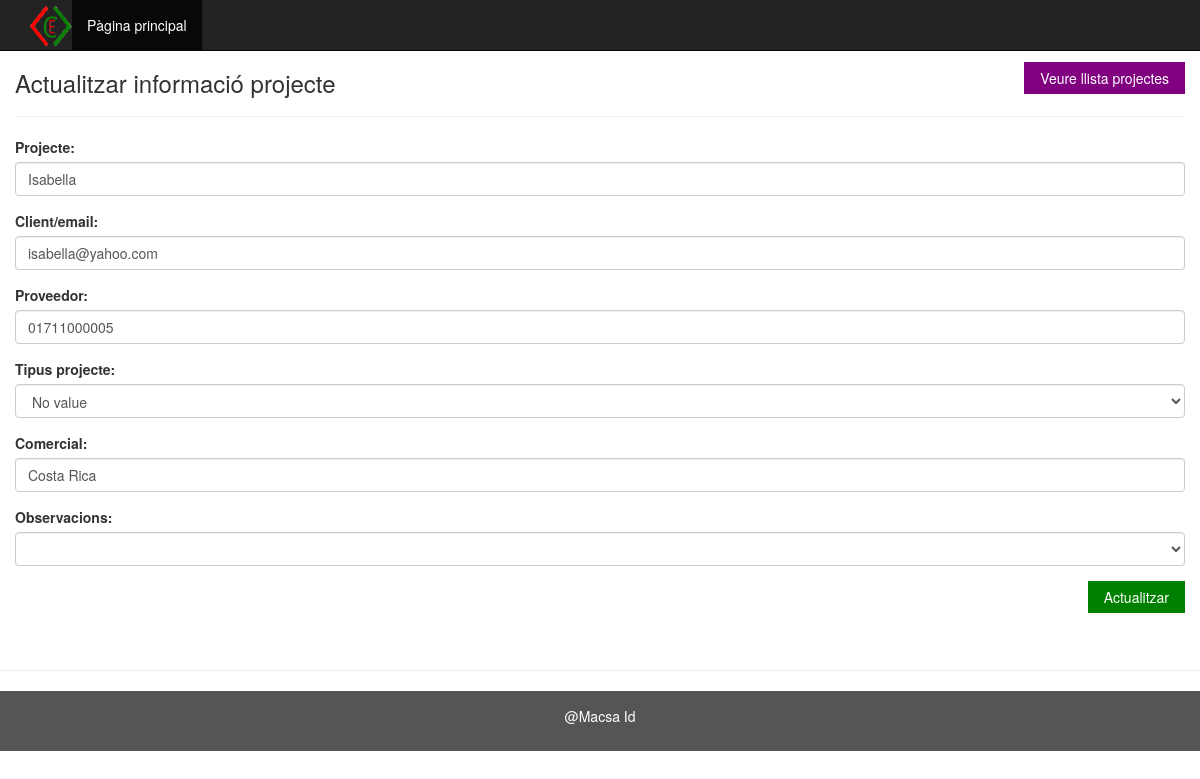
The page /update-student-info.php?id=20 on the database its author committed.
### tables this page shows
CREATE TABLE `students` (
  `student_id` int(11) NOT NULL,
  `student_name` varchar(100) NOT NULL,
  `email_address` varchar(100) NOT NULL,
  `contact` varchar(30) NOT NULL,
  `gender` varchar(15) NOT NULL,
  `country` varchar(50) NOT NULL,
  `datetime` datetime NOT NULL DEFAULT CURRENT_TIMESTAMP
);

### class/student.php (called while the page is built, shortened)
<?php
class Student
{
    private $conn;
    function __construct() {
    $servername = "localhost";
    $dbname = "github";
    $username = "root";
    $password = "";
    $conn = new mysqli($servername, $username, $password, $dbname);
      if ($conn->connect_error) {
        die("Connection failed: " . $conn->connect_error);
       }else{
        $this->conn=$conn;
       }
    }
    public function view_student_by_student_id($id){
       if(isset($id)){
       $student_id= mysqli_real_escape_string($this->conn,trim($id));
       $sql="Select * from students where student_id='$student_id'";
       $result=  $this->conn->query($sql);
        return $result->fetch_assoc();
       }
    }
}
?>

### update-student-info.php (the view, shortened to what this page needs)
<?php
include 'header.php';
if (isset($_GET['id'])) {
    $student_info = $student_obj->view_student_by_student_id($_GET['id']);
} else {
    header('Location: index.php');
}
?>
<div class="container " >
    <div class="row content">
        <a href="index.php"  class="button button-purple mt-12 pull-right">Veure llista projectes</a>
        <h3>Actualitzar informació projecte</h3>
        <hr/>
        <form method="post" action="">
            <div class="form-group">
                <label for="student_name">Projecte:</label>
                <input type="text" name="student_name" value="<?php if (isset($student_info['student_name'])) {
                   echo $student_info['student_name'];
        } ?>" id="student_name" class="form-control" required maxlength="50">
            </div>
            <div class="form-group">
                <label for="email_address">Client/email:</label>
                <input type="email" class="form-control" value="<?php if (isset($student_info['email_address'])) {
            echo $student_info['email_address'];
        } ?>" name="email_address" id="email_address" required maxlength="50">
            </div>
            <div class="form-group">
                <label for="contact">Proveedor:</label>
                <input type="text" class="form-control" value="<?php if (isset($student_info['contact'])) {
            echo $student_info['contact'];
        } ?>" name="contact" id="contact"  maxlength="50">
            </div>
            <div class="form-group">
                <label for="gender">Tipus projecte:</label>
                <select class="form-control" name="gender" id="gender">
                    <option value="">No value</option>
                </select>
            </div>
            <div class="form-group">
                <label for="country">Comercial:</label>
                <input type="text" name="country" value="<?php if (isset($student_info['country'])) {
            echo $student_info['country'];
        } ?>" id="country" class="form-control"  maxlength="50">
            </div>
			<div class="form-group">
                <label for="observacions">Observacions:</label>
                <select class="form-control" name="observacions" id="observacions">
                    <option value=""></option>
					<option value="Visio">Visio</option>
                </select>
            </div>
            <input type="submit" class="button button-green  pull-right" name="update_student" value="Actualitzar"/>
        </form>
    </div>
</div>
<hr/>
<?php
include 'footer.php';
?>

### assets/style.css (style rules this page uses)
body { padding-top: 50px; }
.row.content { min-height:600px }
.button { border: none; color: white; padding: 6px 16px; text-align: center; text-decoration: none; display: inline-block; font-size: 14px; cursor: pointer; }
.button-green { background-color: #008000; }
.button-purple { background-color: purple; }
.mt-12 { margin-top: 12px; }

### rows shown on the page
students: student_name "Isabella", email_address "isabella@yahoo.com", contact "01711000005", country "Costa Rica"
